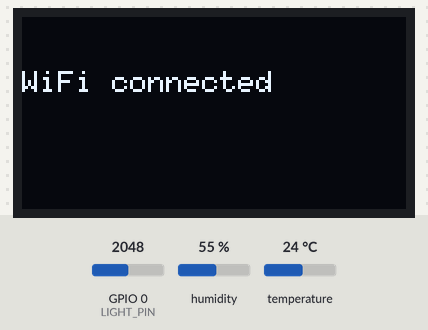
A sketch run on a simulated ESP32. Parts: 128×64 one-colour display. The test bench sets the inputs (shaded band); at power-on: humidity 55 %, GPIO 0 (LIGHT_PIN) = 2048, temperature 24 °C. WiFi joins after 1.5 s; servers stay silent unless stated; random numbers use the default seed unless the sketch sets one; no MQTT or app messages arrive unless stated.

Above: at 2.2 s.
2.3 s: humidity set to 22 %
At 3.0 s:
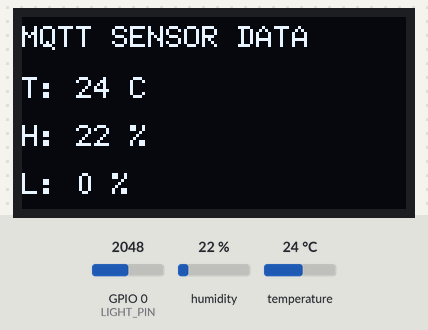
8.1 s: GPIO 0 (LIGHT_PIN) set to 491
At 9.9 s:
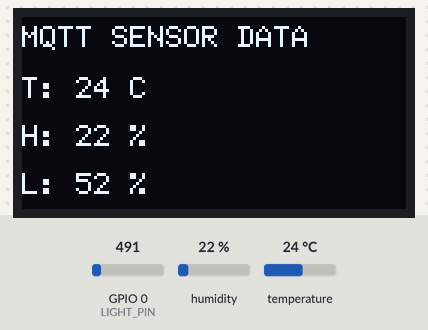
17.5 s: temperature set to 12 °C
At 19.0 s:
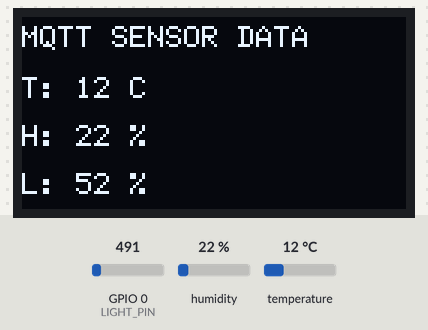
20.5 s: GPIO 0 (LIGHT_PIN) set to 0
At 21.1 s:
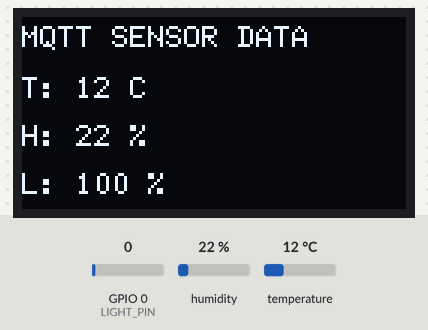
30.6 s: humidity set to 40 %
At 32.1 s:
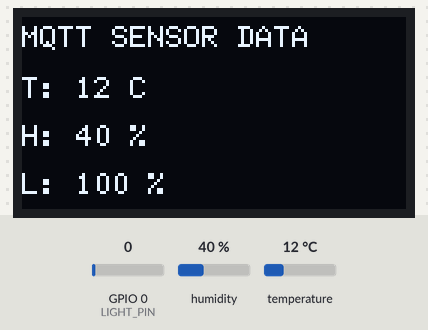
33.6 s: GPIO 0 (LIGHT_PIN) set to 1228
At 35.5 s:
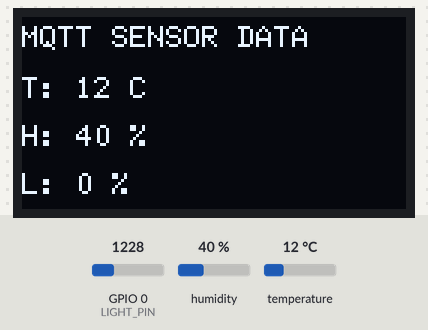
Timing chart, 0 to 37.0 s (numbered marks = the images above; inputs shaded):
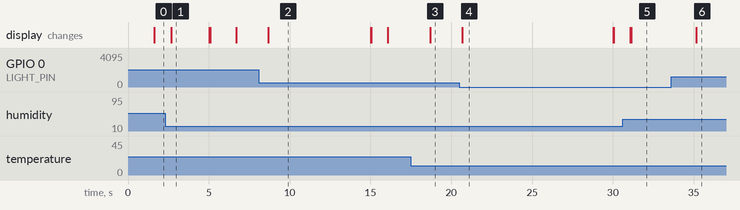

Measured:
- after the input at 17.5 s, the display: changes after 1.2 s (image 3)
- after the input at 33.6 s, the display: changes after 1.6 s (image 6)
- what the display in image 1 shows lasts 2.3 s, from 2.7 s to 5.0 s
- what the display in image 2 shows lasts 6.3 s, from 8.7 s to 15.0 s
- what the display in image 4 shows lasts 9.3 s, from 20.7 s to 30.0 s

The sketch:

13_mqtt.ino
```cpp
/*
  HUB-8735 Ultra + DHT11 + OLED + MQTT

  DHT11 DATA -> IO20
  OLED       -> SSD1306 128x64, I2C address 0x3C
  MQTT       -> mqttgo.io:1883
  Topic      -> eric/class105/data
  Payload    -> {"temp":25,"humi":65,"light":92}

  The OLED shows Wi-Fi/MQTT connection and publish status.
  One temperature/humidity payload is published every 15 seconds.
*/

#include <WiFi.h>
#include <WiFiClient.h>
#include <PubSubClient.h>
#include <DHT.h>
#include <U8g2lib.h>

char WIFI_SSID[] = "a";
const char WIFI_PASSWORD[] = "12345678";

const char MQTT_SERVER[] = "mqttgo.io";
const uint16_t MQTT_PORT = 1883;
const char MQTT_TOPIC[] = "eric/class105/data";

const uint8_t DHT_PIN = 20;
const uint8_t LIGHT_PIN = 0;
const unsigned long SENSOR_INTERVAL_MS = 2000UL;
const unsigned long PUBLISH_INTERVAL_MS = 15000UL;
const unsigned long WIFI_RETRY_INTERVAL_MS = 5000UL;
const unsigned long MQTT_RETRY_INTERVAL_MS = 5000UL;

DHT dht(DHT_PIN, DHT11);
U8G2_SSD1306_128X64_NONAME_F_HW_I2C u8g2(U8G2_R0, U8X8_PIN_NONE);
WiFiClient wifiClient;
PubSubClient mqttClient(wifiClient);
char mqttClientId[32];
IPAddress mqttBrokerIp;

unsigned long lastSensorReadMs = 0;
unsigned long lastPublishMs = 0;
unsigned long lastWiFiRetryMs = 0;
unsigned long lastMqttRetryMs = 0;
float temperature = NAN;
float humidity = NAN;
int lightPercent = 0;
bool hasSensorData = false;
String lastStatus = "Starting...";

void drawStatus(const char* line1, const char* line2 = nullptr) {
  u8g2.clearBuffer();
  u8g2.setFont(u8g2_font_6x10_tf);
  u8g2.drawStr(0, 25, line1);
  if (line2 != nullptr) u8g2.drawStr(0, 43, line2);
  u8g2.sendBuffer();
}

void drawDataPage() {
  u8g2.clearBuffer();
  u8g2.setFont(u8g2_font_6x10_tf);
  u8g2.drawStr(0, 10, "MQTT SENSOR DATA");
  u8g2.setFont(u8g2_font_6x12_tf);
  u8g2.setCursor(0, 27);
  u8g2.print("T: ");
  if (hasSensorData) u8g2.print(temperature, 0);
  else u8g2.print("--");
  u8g2.print(" C");
  u8g2.setCursor(0, 43);
  u8g2.print("H: ");
  if (hasSensorData) u8g2.print(humidity, 0);
  else u8g2.print("--");
  u8g2.print(" %");
  u8g2.setCursor(0, 59);
  u8g2.print("L: ");
  u8g2.print(lightPercent);
  u8g2.print(" %");
  u8g2.sendBuffer();
}

void readSensor() {
  // This board's light sensor is wired so lower ADC values mean brighter light.
  // Convert to the requested scale: 0% = darkest, 100% = brightest.
  int lightRaw = analogRead(LIGHT_PIN);
  lightPercent = ((1024L - lightRaw) * 100L) / 1024L;
  lightPercent = constrain(lightPercent, 0, 100);

  float newTemperature = dht.readTemperature();
  float newHumidity = dht.readHumidity();
  if (isnan(newTemperature) || isnan(newHumidity)) {
    hasSensorData = false;
    drawStatus("DHT11 read error", "Check sensor/wire");
    return;
  }
  temperature = newTemperature;
  humidity = newHumidity;
  hasSensorData = true;
  drawDataPage();
}

void connectWiFi() {
  if (WiFi.status() == WL_CONNECTED) return;
  drawStatus("WiFi connecting...");
  WiFi.begin(WIFI_SSID, WIFI_PASSWORD);
  lastStatus = "WiFi connecting...";
}

bool connectMqtt() {
  if (mqttClient.connected()) return true;
  drawStatus("MQTT connecting...", MQTT_SERVER);

  if (WiFi.hostByName(MQTT_SERVER, mqttBrokerIp) != 1) {
    drawStatus("MQTT DNS fail", MQTT_SERVER);
    lastStatus = "MQTT DNS fail";
    return false;
  }

  mqttClient.setServer(mqttBrokerIp, MQTT_PORT);
  wifiClient.stop();
  bool connected = mqttClient.connect(mqttClientId);
  if (connected) {
    drawStatus("MQTT connected", MQTT_TOPIC);
    lastStatus = "MQTT connected";
    delay(1000);
  } else {
    char stateText[24];
    snprintf(stateText, sizeof(stateText), "state: %d", mqttClient.state());
    drawStatus("MQTT connect fail", stateText);
    lastStatus = "MQTT connect fail";
  }
  return connected;
}

bool publishSensorData() {
  if (!hasSensorData || !mqttClient.connected()) return false;

  char payload[80];
  int temp = static_cast<int>(temperature + 0.5f);
  int humi = static_cast<int>(humidity + 0.5f);
  snprintf(payload, sizeof(payload), "{\"temp\":%d,\"humi\":%d,\"light\":%d}",
           temp, humi, lightPercent);

  drawStatus("data publishing...", payload);
  bool published = mqttClient.publish(MQTT_TOPIC, payload);
  if (published) {
    drawStatus("publish success", payload);
    lastStatus = "publish success";
  } else {
    drawStatus("publish failed", "MQTT retry");
    lastStatus = "publish failed";
  }
  delay(1000);
  drawDataPage();
  return published;
}

void setup() {
  dht.begin();
  pinMode(LIGHT_PIN, INPUT);
  u8g2.setI2CAddress(0x3C * 2);
  u8g2.begin();
  // Ameba MQTT examples use non-blocking TCP mode so reconnects do not
  // hold the main loop while the broker is unreachable.
  wifiClient.setNonBlockingMode();
  mqttClient.setServer(MQTT_SERVER, MQTT_PORT);
  mqttClient.setKeepAlive(30);
  randomSeed(static_cast<unsigned long>(micros()) ^ static_cast<unsigned long>(millis()));
  unsigned long randomId = random(100000UL, 1000000UL);
  snprintf(mqttClientId, sizeof(mqttClientId), "HUB8735_%lu", randomId);
  drawStatus("WiFi connecting...");
  connectWiFi();
}

void loop() {
  unsigned long now = millis();

  if (WiFi.status() != WL_CONNECTED) {
    if ((unsigned long)(now - lastWiFiRetryMs) >= WIFI_RETRY_INTERVAL_MS) {
      lastWiFiRetryMs = now;
      connectWiFi();
    }
    delay(10);
    return;
  }

  if (lastStatus == "WiFi connecting...") {
    drawStatus("WiFi connected");
    lastStatus = "WiFi connected";
    delay(1000);
  }

  if (!mqttClient.connected()) {
    if ((unsigned long)(now - lastMqttRetryMs) >= MQTT_RETRY_INTERVAL_MS) {
      lastMqttRetryMs = now;
      connectMqtt();
    }
  } else {
    mqttClient.loop();
  }

  if ((unsigned long)(now - lastSensorReadMs) >= SENSOR_INTERVAL_MS) {
    lastSensorReadMs = now;
    readSensor();
  }

  if (mqttClient.connected() &&
      (unsigned long)(now - lastPublishMs) >= PUBLISH_INTERVAL_MS) {
    lastPublishMs = now;
    publishSensorData();
  }

  delay(10);
}
```
